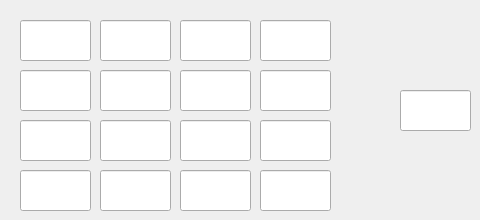
     <widget class="QWidget" name="tab_2">
      <attribute name="title">
       <string>4x4</string>
      </attribute>
      <widget class="QLineEdit" name="m4_1">
       <property name="geometry">
        <rect>
         <x>20</x>
         <y>20</y>
         <width>71</width>
         <height>41</height>
        </rect>
       </property>
       <property name="font">
        <font>
         <family>Arial</family>
         <pointsize>12</pointsize>
        </font>
       </property>
       <property name="text">
        <string/>
       </property>
       <property name="alignment">
        <set>Qt::AlignCenter</set>
       </property>
      </widget>
      <widget class="QLineEdit" name="m4_2">
       <property name="geometry">
        <rect>
         <x>100</x>
         <y>20</y>
         <width>71</width>
         <height>41</height>
        </rect>
       </property>
       <property name="font">
        <font>
         <family>Arial</family>
         <pointsize>12</pointsize>
        </font>
       </property>
       <property name="text">
        <string/>
       </property>
       <property name="alignment">
        <set>Qt::AlignCenter</set>
       </property>
      </widget>
      <widget class="QLineEdit" name="m4_5">
       <property name="geometry">
        <rect>
         <x>20</x>
         <y>70</y>
         <width>71</width>
         <height>41</height>
        </rect>
       </property>
       <property name="font">
        <font>
         <family>Arial</family>
         <pointsize>12</pointsize>
        </font>
       </property>
       <property name="alignment">
        <set>Qt::AlignCenter</set>
       </property>
      </widget>
      <widget class="QLineEdit" name="m4_6">
       <property name="geometry">
        <rect>
         <x>100</x>
         <y>70</y>
         <width>71</width>
         <height>41</height>
        </rect>
       </property>
       <property name="font">
        <font>
         <family>Arial</family>
         <pointsize>12</pointsize>
        </font>
       </property>
       <property name="alignment">
        <set>Qt::AlignCenter</set>
       </property>
      </widget>
      <widget class="QLineEdit" name="m4_3">
       <property name="geometry">
        <rect>
         <x>180</x>
         <y>20</y>
         <width>71</width>
         <height>41</height>
        </rect>
       </property>
       <property name="font">
        <font>
         <family>Arial</family>
         <pointsize>12</pointsize>
        </font>
       </property>
       <property name="text">
        <string/>
       </property>
       <property name="alignment">
        <set>Qt::AlignCenter</set>
       </property>
      </widget>
      <widget class="QLineEdit" name="m4_8">
       <property name="geometry">
        <rect>
         <x>260</x>
         <y>70</y>
         <width>71</width>
         <height>41</height>
        </rect>
       </property>
       <property name="font">
        <font>
         <family>Arial</family>
         <pointsize>12</pointsize>
        </font>
       </property>
       <property name="alignment">
        <set>Qt::AlignCenter</set>
       </property>
      </widget>
      <widget class="QLineEdit" name="m4_4">
       <property name="geometry">
        <rect>
         <x>260</x>
         <y>20</y>
         <width>71</width>
         <height>41</height>
        </rect>
       </property>
       <property name="font">
        <font>
         <family>Arial</family>
         <pointsize>12</pointsize>
        </font>
       </property>
       <property name="text">
        <string/>
       </property>
       <property name="alignment">
        <set>Qt::AlignCenter</set>
       </property>
      </widget>
      <widget class="QLineEdit" name="m4_7">
       <property name="geometry">
        <rect>
         <x>180</x>
         <y>70</y>
         <width>71</width>
         <height>41</height>
        </rect>
       </property>
       <property name="font">
        <font>
         <family>Arial</family>
         <pointsize>12</pointsize>
        </font>
       </property>
       <property name="alignment">
        <set>Qt::AlignCenter</set>
       </property>
      </widget>
      <widget class="QLineEdit" name="m4_10">
       <property name="geometry">
        <rect>
         <x>100</x>
         <y>120</y>
         <width>71</width>
         <height>41</height>
        </rect>
       </property>
       <property name="font">
        <font>
         <family>Arial</family>
         <pointsize>12</pointsize>
        </font>
       </property>
       <property name="alignment">
        <set>Qt::AlignCenter</set>
       </property>
      </widget>
      <widget class="QLineEdit" name="m4_9">
       <property name="geometry">
        <rect>
         <x>20</x>
         <y>120</y>
         <width>71</width>
         <height>41</height>
        </rect>
       </property>
       <property name="font">
        <font>
         <family>Arial</family>
         <pointsize>12</pointsize>
        </font>
       </property>
       <property name="alignment">
        <set>Qt::AlignCenter</set>
       </property>
      </widget>
      <widget class="QLineEdit" name="m4_16">
       <property name="geometry">
        <rect>
         <x>260</x>
         <y>170</y>
         <width>71</width>
         <height>41</height>
        </rect>
       </property>
       <property name="font">
        <font>
         <family>Arial</family>
         <pointsize>12</pointsize>
        </font>
       </property>
       <property name="alignment">
        <set>Qt::AlignCenter</set>
       </property>
      </widget>
      <widget class="QLineEdit" name="m4_12">
       <property name="geometry">
        <rect>
         <x>260</x>
         <y>120</y>
         <width>71</width>
         <height>41</height>
        </rect>
       </property>
       <property name="font">
        <font>
         <family>Arial</family>
         <pointsize>12</pointsize>
        </font>
       </property>
       <property name="text">
        <string/>
       </property>
       <property name="alignment">
        <set>Qt::AlignCenter</set>
       </property>
      </widget>
      <widget class="QLineEdit" name="m4_15">
       <property name="geometry">
        <rect>
         <x>180</x>
         <y>170</y>
         <width>71</width>
         <height>41</height>
        </rect>
       </property>
       <property name="font">
        <font>
         <family>Arial</family>
         <pointsize>12</pointsize>
        </font>
       </property>
       <property name="alignment">
        <set>Qt::AlignCenter</set>
       </property>
      </widget>
      <widget class="QLineEdit" name="m4_11">
       <property name="geometry">
        <rect>
         <x>180</x>
         <y>120</y>
         <width>71</width>
         <height>41</height>
        </rect>
       </property>
       <property name="font">
        <font>
         <family>Arial</family>
         <pointsize>12</pointsize>
        </font>
       </property>
       <property name="text">
        <string/>
       </property>
       <property name="alignment">
        <set>Qt::AlignCenter</set>
       </property>
      </widget>
      <widget class="QLineEdit" name="m4_13">
       <property name="geometry">
        <rect>
         <x>20</x>
         <y>170</y>
         <width>71</width>
         <height>41</height>
        </rect>
       </property>
       <property name="font">
        <font>
         <family>Arial</family>
         <pointsize>12</pointsize>
        </font>
       </property>
       <property name="alignment">
        <set>Qt::AlignCenter</set>
       </property>
      </widget>
      <widget class="QLineEdit" name="m4_14">
       <property name="geometry">
        <rect>
         <x>100</x>
         <y>170</y>
         <width>71</width>
         <height>41</height>
        </rect>
       </property>
       <property name="font">
        <font>
         <family>Arial</family>
         <pointsize>12</pointsize>
        </font>
       </property>
       <property name="alignment">
        <set>Qt::AlignCenter</set>
       </property>
      </widget>
      <widget class="QLineEdit" name="det4">
       <property name="geometry">
        <rect>
         <x>400</x>
         <y>90</y>
         <width>71</width>
         <height>41</height>
        </rect>
       </property>
       <property name="font">
        <font>
         <family>Arial</family>
         <pointsize>16</pointsize>
        </font>
       </property>
       <property name="alignment">
        <set>Qt::AlignCenter</set>
       </property>
      </widget>
     </widget>
